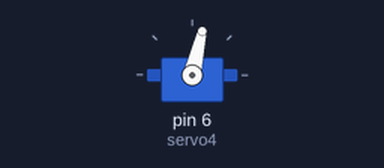
Simulated run of this sketch. Board: Arduino Leonardo, built with avr-gcc and run on an emulated ATmega32U4. On the bench: servo.

Above: at 0.28 s.
At 0.85 s:
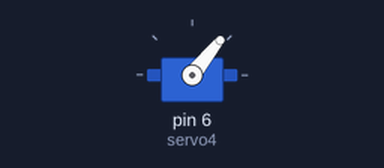
At 19.42 s:
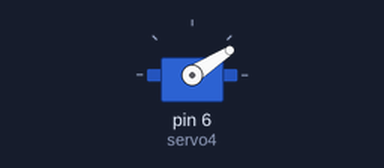
At 38.85 s:
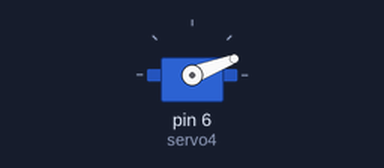
Timing chart, 0 to 40.0 s (numbered marks = the images above):
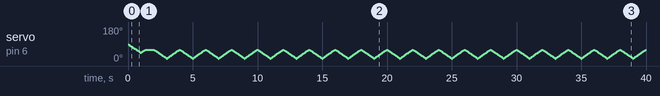

The sketch:

nozzle.ino
```cpp
#include "VarSpeedServo.h"

VarSpeedServo servo1, servo2, servo3, servo4;  // create servo object to control a servo
// twelve servo objects can be created on most boards

int theta1, theta2, theta3, theta4;

void setup() {
  Serial.begin(9600);
  Serial.setTimeout(1000000);
//  servo1.attach(7);
//  servo2.attach(8);
//  servo3.attach(4);
  servo4.attach(6);// attaches the servo on pin 9 to the servo object
}

void loop() {
  // Asking Players to Enter numbers
//  Serial.println("Enter Angle 1:");
//  while(!Serial.available())
//  {}
//  theta1 = Serial.parseInt();
//  Serial.println(theta1);
//  servo1.write(theta1);
//  Serial.println("Enter Angle 2:");
//  while(!Serial.available())
//  {}
//  theta2 = Serial.parseInt();
//  servo4.write(theta2);
//  Serial.println(theta2);
//  Serial.println("Enter Angle 3:");
//  while(!Serial.available())
//  {}
//  theta3 = Serial.parseInt();
//  Serial.println(theta3);
//  servo3.write(theta3);
//  Serial.println("Enter Angle 4:");
//  while(!Serial.available())
//  {}
//  theta4 = Serial.parseInt();
//  Serial.println(theta4);
//  servo4.write(theta4);
    servo4.write(10,30);
    delay(1000);
    servo4.write(60,30);
    delay(1000);


  // tell servo to go to position in variable 'pos'
//  delay(15);                       // waits 15ms for the servo to reach the position

}
```
